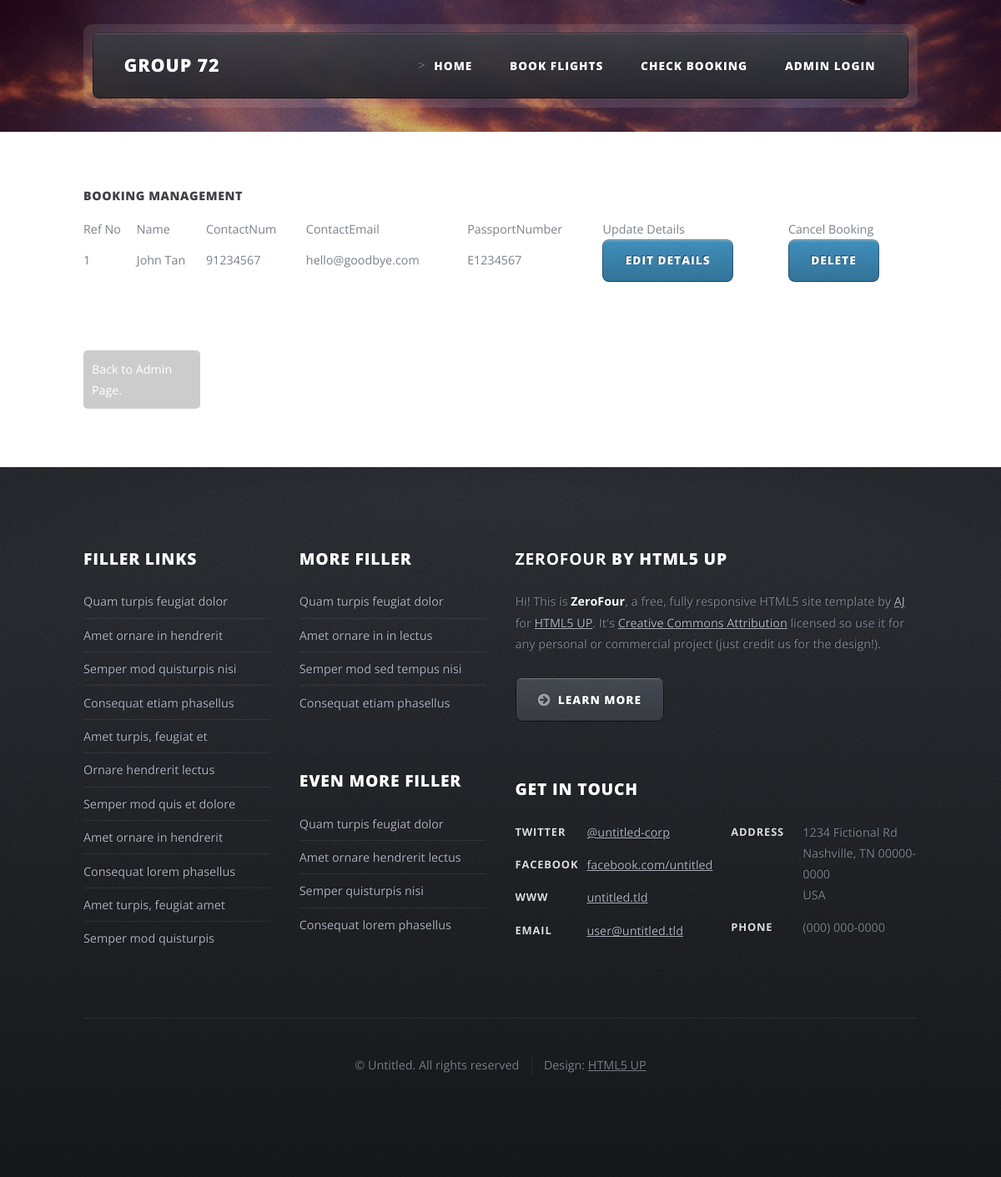
The app's page /admin_bookingManagement.php (signed in) with its own data.
### tables this page shows
CREATE TABLE `booking` (
  `ReferenceNo` int(11) NOT NULL AUTO_INCREMENT,
  `ContactNum` varchar(25) NOT NULL,
  `ContactEmail` varchar(25) NOT NULL,
  `PassportNumber` varchar(25) NOT NULL,
  PRIMARY KEY (`ReferenceNo`),
  KEY `fk_PassportNumber` (`PassportNumber`),
  CONSTRAINT `fk_PassportNumber` FOREIGN KEY (`PassportNumber`) REFERENCES `passenger` (`PassportNumber`) ON DELETE CASCADE
);

CREATE TABLE `passenger` (
  `PassportNumber` varchar(25) NOT NULL,
  `name` varchar(25) NOT NULL,
  `DOB` timestamp NOT NULL DEFAULT CURRENT_TIMESTAMP,
  PRIMARY KEY (`PassportNumber`)
);

### admin_bookingManagement.php (the view, shortened to what this page needs)
<?php
	require('includes/html_form.class.php');
	$query = "SELECT * FROM booking b INNER JOIN passenger p ON b.PassportNumber = p.PassportNumber";
	$html_table = "<table border='1' cellspacing='5' cellpadding='8' style='border-collapse:collapse'>";
	$html_table .= "<tr><td>Ref No</td><td>Name</td><td>ContactNum</td><td>ContactEmail</td><td>PassportNumber</td><td>Update Details</td><td>Cancel Booking</td></tr>";
	$result = mysql_query($query);
	if (!$result) {
		$message  = 'Invalid query: ' . mysql_error() . "\n";
		$message .= 'Whole query: ' . $query;
		$errMsg = "Something went wrong. Please Contact Admin";
	} else {
		while ($row = mysql_fetch_assoc($result)) {
			$html_table .= "<tr>";
			$html_table .= "<td>" . $row["ReferenceNo"] . "</td>";
			$html_table .= "<td>" . $row["name"] . "</td>";
			$html_table .= "<td>" . $row["ContactNum"] . "</td>";
			$html_table .= "<td>" . $row["ContactEmail"] . "</td>";
			$html_table .= "<td>" . $row["PassportNumber"] . "</td>";
			$editfrm = new HTML_Form();
			$editFrmStr = $editfrm->startForm('admin_updateBookingDetail.php', 'post') . PHP_EOL .
	    	$editfrm->addInput('hidden', 'ReferenceNo', $row["ReferenceNo"], array('id'=>'ReferenceNo') ) .
	    	$editfrm->addInput('hidden', 'name', $row["name"], array('id'=>'name') ) .
	    	$editfrm->addInput('hidden', 'PassportNumber', $row["PassportNumber"], array('id'=>'PassportNumber') ) .
	    	$editfrm->addInput('hidden', 'ContactNum', $row["ContactNum"], array('id'=>'ContactNum') ) .
	    	$editfrm->addInput('hidden', 'ContactEmail', $row["ContactEmail"], array('id'=>'ContactEmail') ) .
		    $editfrm->startTag('p') .
		    $editfrm->addInput('submit', 'submit', 'Edit Details') .
		    $editfrm->endTag() . PHP_EOL .
	        $editfrm->endForm();
	        $html_table .= "<td>" . $editFrmStr . "</td>";
			$deletefrm = new HTML_Form();
			$delFrmStr = $deletefrm->startForm('?delete=1', 'post') . PHP_EOL .
	    	$deletefrm->addInput('hidden', 'ReferenceNo', $row["ReferenceNo"], array('id'=>'ReferenceNo') ) .
	    	$deletefrm->addInput('hidden', 'PassportNumber', $row["PassportNumber"], array('id'=>'PassportNumber') ) .
		    $deletefrm->startTag('p') .
		    $deletefrm->addInput('submit', 'submit', 'Delete') .
		    $deletefrm->endTag() . PHP_EOL .
	        $deletefrm->endForm();
	        $html_table .= "<td>" . $delFrmStr . "</td>";
			$html_table .= "</tr>";
		}
		$html_table .= "</table>";
	}
?>
<?php require('front_half.php'); ?>
<h1> Booking Management </h1>
<?php
	echo $html_table;
?>
<br>
<a href='admin_page.php' style="float:left; display:block; margin: 0px 10px 5px 0px; background:#ccc; text-decoration:none; color:#fff; padding: 10px; width:14%; color:#fff; border-radius:5px;">Back to Admin Page.</a>
<?php require('lower_half.php'); ?>

### includes/html_form.class.php (shortened to what this page needs)
<?php
class HTML_Form {
    private $tag;
    private $xhtml;
    function __construct($xhtml = true) {
        $this->xhtml = $xhtml;
    }
    function startForm($action = '#', $method = 'post', $id = '', $attr_ar = array() ) {
        $str = "<form action=\"$action\" method=\"$method\"";
        $str .= $attr_ar? $this->addAttributes( $attr_ar ) . '>': '>';
        return $str;
    }
    private function addAttributes( $attr_ar ) {
        $str = '';
        $min_atts = array('checked', 'disabled', 'readonly', 'multiple',
                'required', 'autofocus', 'novalidate', 'formnovalidate');
        foreach( $attr_ar as $key=>$val ) {
            if ( in_array($key, $min_atts) ) {
                if ( !empty($val) ) {
                    $str .= $this->xhtml? " $key=\"$key\"": " $key";
                }
            } else {
                $str .= " $key=\"$val\"";
            }
        }
        return $str;
    }
    function addInput($type, $name, $value, $attr_ar = array() ) {
        $str = "<input type=\"$type\" name=\"$name\" value=\"$value\"";
        if ($attr_ar) {
            $str .= $this->addAttributes( $attr_ar );
        }
        $str .= $this->xhtml? ' />': '>';
        return $str;
    }
    function endForm() {
        return "</form>";
    }
    function startTag($tag, $attr_ar = array() ) {
        $this->tag = $tag;
        $str = "<$tag";
        $str .= '>';
        return $str;
    }
    function endTag($tag = '') {
        $str = $tag? "</$tag>": "</$this->tag>";
        $this->tag = '';
        return $str;
    }
}
?>

### css/style.css (style rules this page uses)
body { background: #303238 url('images/bg01.png'); }
body,input,select,textarea { font-family: 'Open Sans', sans-serif; color: #7b818c; font-weight: 400; }
a { color: inherit; text-decoration: underline; }
h1, h2, h3, h4, h5, h6 { text-transform: uppercase; font-weight: 800; letter-spacing: 0.04em; color: #404248; margin: 0 0 1em 0; }
p, ul, ol, dl, table { margin-bottom: 2em; }
table { width: 100%; }
input[type="button"], input[type="submit"], input[type="reset"], .button { -webkit-appearance: none; position: relative; display: inline-block; background-color: #4091bf; background-image: -moz-linear-gradient(top, rgba(0,0,0,0), rgba(0,0,0,0.2)), url('images/bg02.png'); background-image: -webkit-linear-gradient(top, rgba(0,0,0,0), rgba(0,0,0,0.2)), url('images/bg02.png'); background-image: -o-linear-gradient(top, rgba(0,0,0,0), rgba(0,0,0,0.2)), url('images/bg02.png'); background-image: -ms-linear-gradient(top, rgba(0,0,0,0), rgba(0,0,0,0.2)), url('images/bg02.png'); background-image: linear-gradient(top, rgba(0,0,0,0), rgba(0,0,0,0.2)), url('images/bg02.png'); border-radius: 8px; box-shadow: inset 0px 0px 0px 1px rgba(0,0,0,0.35), inset 0px 2px 1px 0px rgba(255,255,255,0.35); text-shadow: -1px -1px 0 rgba(0,0,0,0.5); color: #fff !important; text-decoration: none; text-transform: uppercase; font-weight: 800; font-size: 0.95em; letter-spacing: 0.075em; padding: 1em 2em; outline: 0; border: 0; white-space: nowrap; cursor: pointer; -moz-transition: background-color 0.2s ease-in-out; -webkit-transition: background-color 0.2s ease-in-out; -o-transition: background-color 0.2s ease-in-out; -ms-transition: background-color 0.2s ease-in-out; transition: background-color 0.2s ease-in-out; }

### css/style-desktop.css (style rules this page uses)
body,input,select,textarea { font-size: 11pt; line-height: 1.85em; }

### css/style-1000px.css (style rules this page uses)
body,input,select,textarea { line-height: 1.75em; font-size: 10.75pt; }

### records on screen
booking: ReferenceNo "1", PassportNumber.name "John Tan", ContactNum "91234567", ContactEmail "hello@goodbye.com", PassportNumber.PassportNumber "E1234567"
